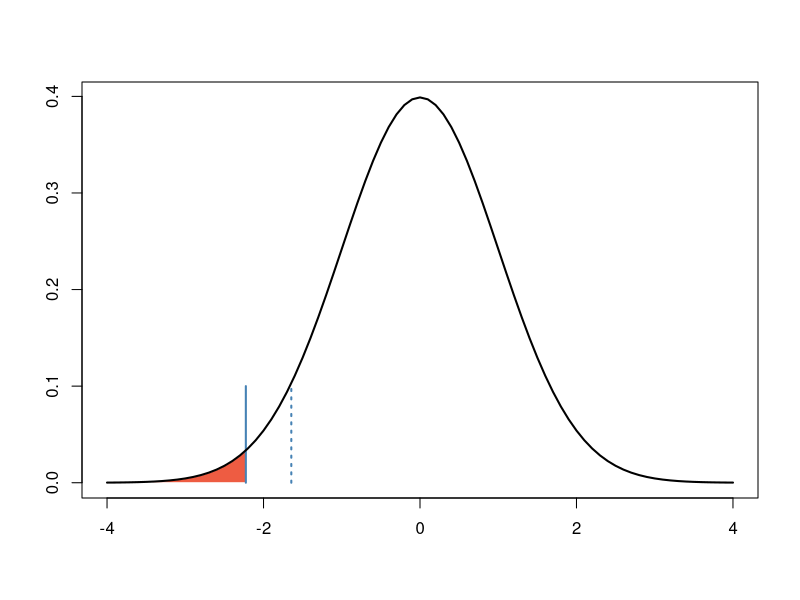
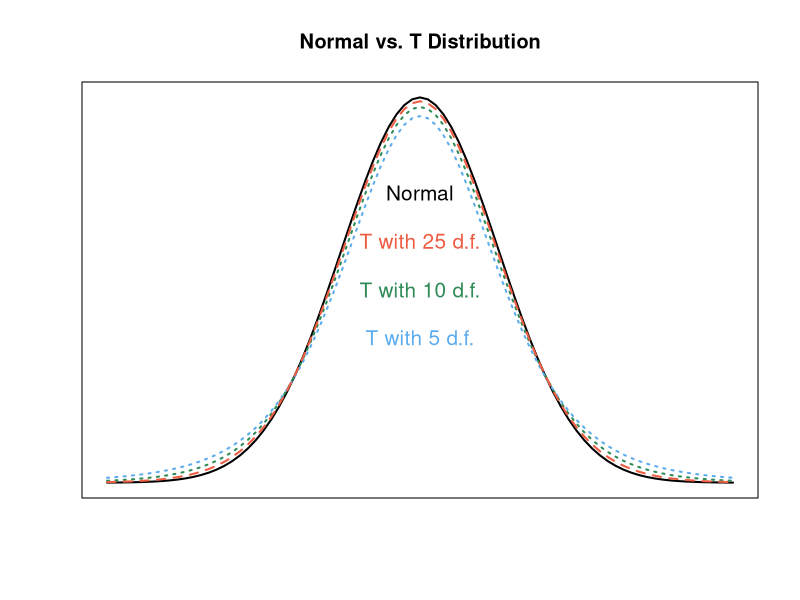

Here is the R script that generated these plots, in order:
# Example: Weight loss program.
critical.z <- qnorm(0.05, lower.tail=TRUE)
print(critical.z)

test.z <- (-2.26 - 0) / (6.58 / sqrt(42))
print(test.z)

pnorm(test.z, lower.tail=TRUE)

# Visualize this example.
x <- seq(-4, 4, by=0.1)
y <- dnorm(x)
plot(x, y, type="n", xlab="", ylab="")
lines(c(critical.z, critical.z), c(0, dnorm(critical.z)), col="steelblue", lty=3, lwd=2)
polygon(c(-4, seq(-4, test.z, by=0.001), test.z),
        c(0, dnorm(seq(-4, test.z, by=0.001)), 0),
        col="tomato2", border=0)
lines(c(test.z, test.z), c(0, 0.1), col="steelblue", lwd=2)
lines(x, y, lwd=2)

# Compare normal distribution with t-distribution.
x <- seq(-4, 4, by=0.1)

y.normal <- dnorm(x)
y.t.df5 <- dt(x, df=5)
y.t.df10 <- dt(x, df=10)
y.t.df25 <- dt(x, df=25)

plot(x, y.normal, lwd=2, type="l", xaxt="n", yaxt="n",
     main="Normal vs. T Distribution", xlab="", ylab="")
lines(x, y.t.df5, lwd=2, col="steelblue2", lty=3)
lines(x, y.t.df10, lwd=2, col="seagreen4", lty=3)
lines(x, y.t.df25, lwd=2, col="tomato2", lty=2)

text(0, 0.3, "Normal", cex=1.25)
text(0, 0.25, "T with 25 d.f.", cex=1.25, col="tomato2")
text(0, 0.2, "T with 10 d.f.", cex=1.25, col="seagreen4")
text(0, 0.15, "T with 5 d.f.", cex=1.25, col="steelblue2")

# Calculations in the t-distribution.
pt(-1.96, df=9)
qt(0.041, df=9)
dt(1.96, df=9)
